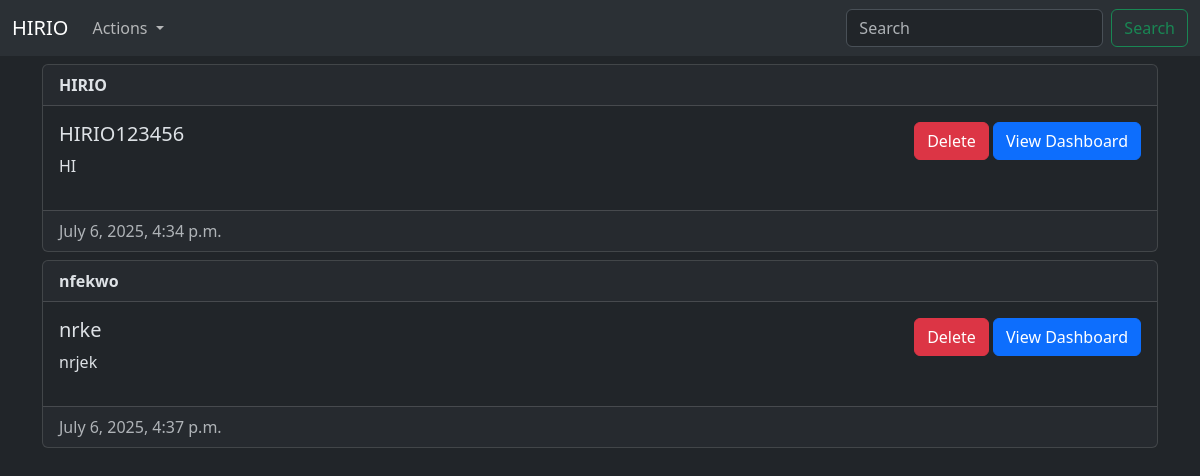
Before: / (signed in) with the older database file.
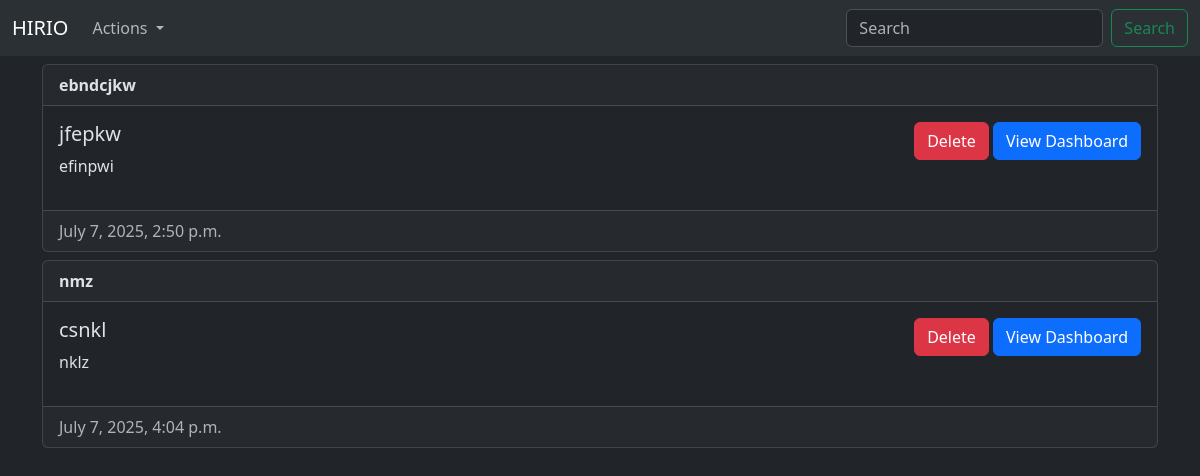
After: the same page with the newer database file.
### mainapp/models.py (models this page shows, shortened)
class Company(models.Model):
    owner = models.ForeignKey(User, on_delete=models.CASCADE)
    company_name = models.CharField(max_length=200)
    description = models.TextField(max_length=1000)
    created_at = models.DateTimeField(auto_now_add=True)
    updated_at = models.DateTimeField(auto_now=True)
    VAT_ID = models.CharField(max_length=200, editable=True)
    policy_url = models.URLField(max_length=200, editable=True)
    linkedin_url = models.URLField(max_length=200, editable=True)
    employee_list = models.FileField(editable=True, upload_to=f'employee_lists/{company_name}', validators=[FileExtensionValidator(allowed_extensions=['csv', 'xlsx'])])
    country_code = models.CharField(max_length=20, editable=True, default='-')
    company_link = AutoSlugField(populate_from='company_name', unique=True)

### mainapp/views.py (the view, shortened to what this page needs)
# urls.py: path('', index, name='Index'),
@login_required(login_url="/landing/")
def index(request):
    companies = Company.objects.filter(owner=request.user)
    return render(request, 'main/index.html', {'companies': companies})

### templates/main/index.html (shortened to what this page needs)
{% extends './base.html' %} {% block title %}Home{% endblock %}
{% block content %}
<header>
    <nav class="navbar navbar-expand-lg bg-body-tertiary">
  <div class="container-fluid">
    <a class="navbar-brand" href="/">HIRIO</a>
    <div class="collapse navbar-collapse" id="navbarSupportedContent">
      <ul class="navbar-nav me-auto mb-2 mb-lg-0">
        <li class="nav-item dropdown">
          <a class="nav-link dropdown-toggle" href="#" role="button" data-bs-toggle="dropdown" aria-expanded="false">
            Actions
          </a>
        </li>
      </ul>
      <form class="d-flex" role="search">
        <input class="form-control me-2" type="search" placeholder="Search" aria-label="Search"/>
        <button class="btn btn-outline-success" type="submit">Search</button>
      </form>
    </div>
  </div>
</nav>
</header>
<div class="container">
<section>
  {% for company in companies %}
  <div class="card mt-2">
    <div class="card-header">
      <strong>{{ company.company_name }}</strong>
    </div>
    <div class="card-body d-flex flex-row justify-content-between">
      <div>
        <h5 class="card-title">{{ company.VAT_ID }}</h5>
        <p>{{ company.description }}</p>
      </div>
      <div>
        <form method="POST">
          <button type="submit" class="btn btn-danger" value="{{company.id}}" name="company-id" id="company-id">Delete</button>
          <a
          href="{% url 'Company dashboard' slug=company.company_link %}"
          class="btn btn-primary"
        >
          View Dashboard
        </a>
        </form>
      </div>
    </div>
    <div class="card-footer text-muted">
        {{company.created_at}}
    </div>
  </div>
  {% empty %}
  <p>No companies setup yet, <a href="company-create-form/"> setup one </a></p>
  {% endfor %}
</section>
</div>
{% endblock %}

### templates/main/base.html (shortened to what this page needs)
<!DOCTYPE html>
<html lang="en" data-bs-theme="dark">
  <head>
    {% load static %}
    <link href="https://cdn.jsdelivr.net/npm/bootstrap@5.3.7/dist/css/bootstrap.min.css" rel="stylesheet">
  </head>
  <body>
    <div>{% block content %}{% endblock %}</div>
  </body>
</html>

Changed rows visible on the page:
removed Company: company_name "HIRIO", VAT_ID "HIRIO123456", description "HI", {{ company.id }} 2 (drawn), created_at "July 6, 2025, 4:34 p.m."
removed Company: company_name "nfekwo", VAT_ID "nrke", description "nrjek", {{ company.id }} 3 (drawn), created_at "July 6, 2025, 4:37 p.m."
added Company: company_name "ebndcjkw", VAT_ID "jfepkw", description "efinpwi", {{ company.id }} 13 (drawn), created_at "July 7, 2025, 2:50 p.m."
added Company: company_name "nmz", VAT_ID "csnkl", description "nklz", {{ company.id }} 14 (drawn), created_at "July 7, 2025, 4:04 p.m."
